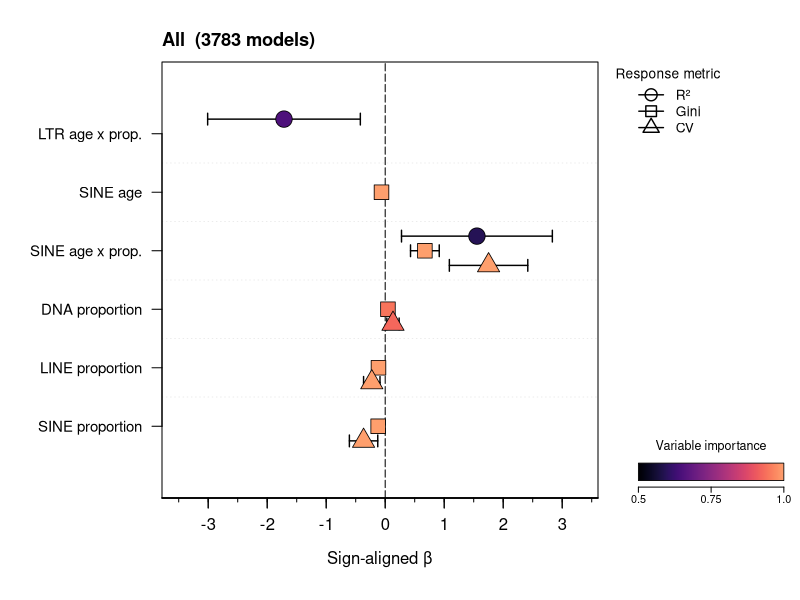
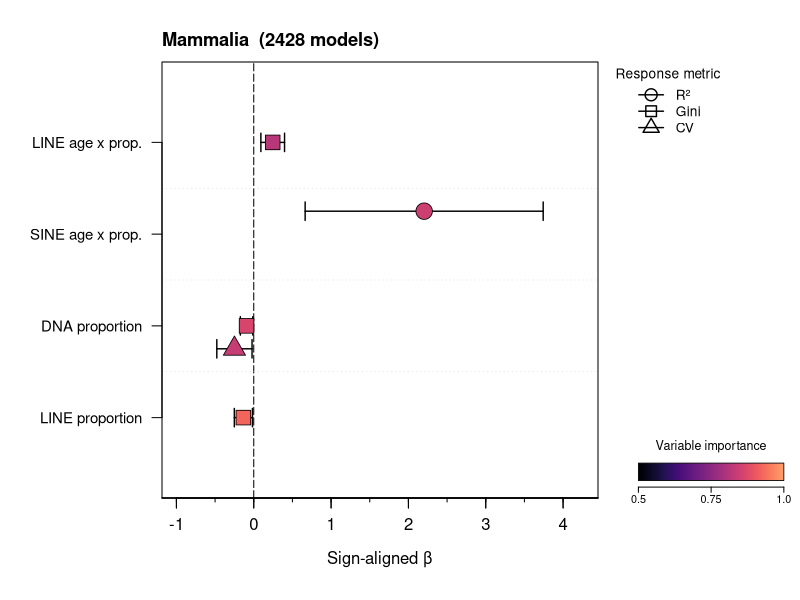
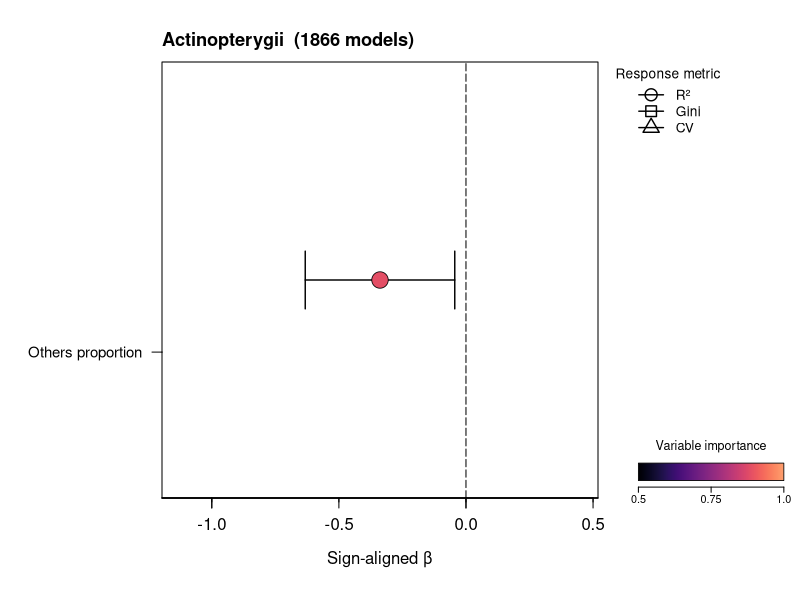
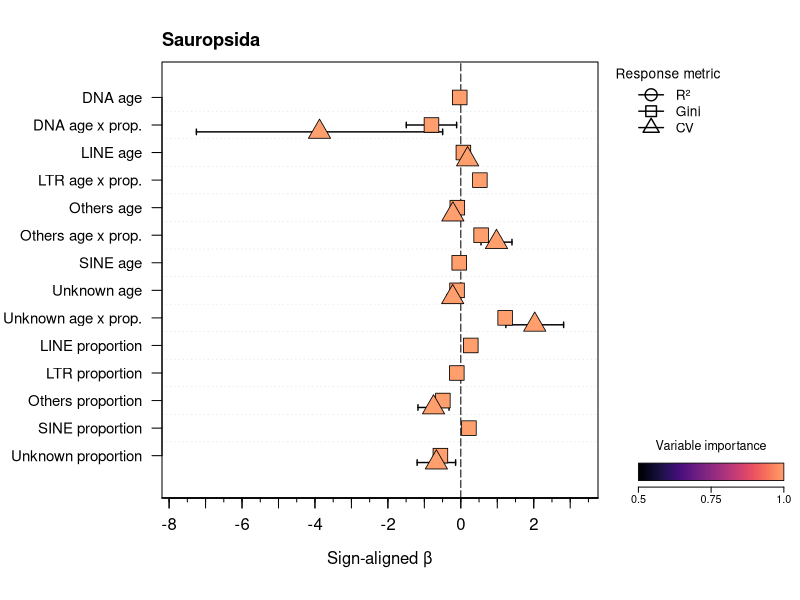

These figures' R source, in order:
library(viridis)

combined.df <- read.csv("../../results/model-averaging.csv")

# keep rows where importance > 50 and CI doesn't include 0
combined.df <- combined.df[!is.na(combined.df$importance) & 
                            combined.df$importance > 0.5 & 
                            !is.na(combined.df$lower) & 
                            !is.na(combined.df$upper) & 
                            sign(combined.df$lower) == sign(combined.df$upper), ]

# flip the signs of gini and CV so larger number -> more homogeneous
to.flip <- combined.df$response %in% c("gini", "cv")
combined.df$estimate.flip <- ifelse(to.flip, -combined.df$estimate, combined.df$estimate)
combined.df$lower.flip <- ifelse(to.flip, -combined.df$upper, combined.df$lower)
combined.df$upper.flip <- ifelse(to.flip, -combined.df$lower, combined.df$upper)


clades <- c("All", "Mammalia", "Actinopterygii", "Sauropsida")
combined.df$clade <- factor(combined.df$clade, levels = clades)
combined.df$response <- factor(combined.df$response, levels = c("rsq", "gini", "cv"))

# response colors
response.colors <- c(rsq = "#1f78b4", gini = "#e31a1c", cv = "#33a02c")
response.offset <- c(rsq = 0.25, gini = 0, cv = -0.25)


# response shapes (circle, square, triangle — matches CI bar colors)
response.pch <- c(rsq = 21, gini = 22, cv = 24)
combined.df$pch <- response.pch[as.character(combined.df$response)]

# colors for importance — fixed scale 0.5 to 1 for consistency across figures
ncol <- 10000
pal <- viridis(ncol, begin = 0, end = 0.8, option = "A")
imp.min <- 0.5
imp.max <- 1.0
imp <- combined.df$importance
idx <- round(((imp - imp.min) / (imp.max - imp.min)) * (ncol - 1)) + 1
combined.df$point.col <- pal[pmax(1, pmin(ncol, idx))]

# per-clade plot
par(mfrow = c(1, 1))
for (cl in clades) {
  dat <- combined.df[combined.df$clade == cl, ]
  
  par(mar = c(5, 8, 3, 10) + 0.1)
  
  dat <- dat[order(dat$model, dat$response), ]
  unique.models <- unique(dat$model)
  y.base <- setNames(rev(seq_len(length(unique.models))), unique.models)
  dat$y.base <- y.base[as.character(dat$model)]
  dat$y <- dat$y.base + response.offset[as.character(dat$response)]
  
  ylabs <- c()
  for (i in unique.models) {
    rep <- toupper(regmatches(i, regexpr("(?<=\\.)[a-zA-Z]+", i, perl = TRUE)))
    if (length(rep) == 0) rep <- ""
    if (rep == "OTHERS") rep <- "Others"
    if (rep == "UNKNOWN") rep <- "Unknown"
    if (rep == "TOTAL") rep <- "All repeats"
    if (grepl(":", i)) {
      ylabs <- c(ylabs, paste(rep, "age x prop."))
      next
    }
    type <- if (sub("\\..*", "", i) == "prop") "proportion" else "age"
    ylabs <- c(ylabs, paste(rep, type))
  }
  
  n.models <- dat$num.models[dat$response == "rsq"][1]
  
  x.range <- range(c(dat$lower.flip, dat$upper.flip), na.rm = TRUE) + c(-0.5, 0.5)
  y.range <- range(dat$y) + c(-0.7, 0.7)
  
  plot(dat$estimate.flip, dat$y, type = "n", 
       xlim = x.range, ylim = y.range, 
       xlab = "Sign-aligned β", 
       ylab = NA, axes = FALSE, mgp = c(2.5, 0, 0))
  
  title.str <- if (!is.na(n.models)) paste0(cl, "  (", n.models, " models)") else cl
  title(main = title.str, line = 0.8, adj = 0, cex.main = 1.1)
  
  abline(v = 0, lty = 5, lwd = 1, col = "black")
  
  # subtle horizontal separators between predictors
  for (p in seq_len(length(unique.models) - 1)) {
    abline(h = p + 0.5, lty = 3, lwd = 0.5, col = "grey85")
  }
  
  # CI bars
  segments(dat$lower.flip, dat$y, dat$upper.flip, 
           dat$y, lwd = 1.4, col = "black")
  segments(dat$lower.flip, dat$y - 0.1, dat$lower.flip, 
           dat$y + 0.1, lwd = 1.4, col = "black")
  segments(dat$upper.flip, dat$y - 0.1, dat$upper.flip, 
           dat$y + 0.1, lwd = 1.4, col = "black")
  
  points(dat$estimate.flip, dat$y, pch = dat$pch, cex = 2.2, 
         bg = dat$point.col, col = "black", lwd = 0.8)
  
  axis(1, at = pretty(x.range), mgp = c(1, 0.8, 0))
  axis(1, at = seq(-10, 10, by = 0.5), labels = FALSE, tcl = -0.2)
  axis(1, at = seq(-10, 10, by = 1), labels = FALSE, tcl = -0.5)
  axis(2, at = y.base, labels = ylabs, las = 2, cex.axis = 0.9)
  box()
  
  usr <- par("usr")
  par(xpd = NA)
  lx <- usr[2] + 0.04 * diff(usr[1:2])
  
  legend(lx, usr[4],
         legend = c("R²", "Gini", "CV"), 
         col = "black", 
         pch = response.pch[c("rsq", "gini", "cv")], 
         lwd = 1.4, pt.cex = 1.6, 
         title = "Response metric", title.adj = 0, 
         bty = "n", cex = 0.82, xjust = 0, yjust = 1)
  
  # color bar
  margin.r.user <- diff(usr[1:2]) / par("pin")[1] * par("mai")[4]
  bx1 <- usr[2] + 0.20 * margin.r.user
  bx2 <- usr[2] + 0.92 * margin.r.user
  by1 <- usr[3] + 0.04 * diff(usr[3:4])
  by2 <- usr[3] + 0.08 * diff(usr[3:4])
  bar_img <- array(t(col2rgb(pal) / 255), c(1, ncol, 3))
  rasterImage(bar_img, bx1, by1, bx2, by2)
  rect(bx1, by1, bx2, by2, border = "black", lwd = 0.8)
  tick_at <- c(bx1, mean(c(bx1, bx2)), bx2)
  tick_lab <- c("0.5", "0.75", "1.0")
  axis(1, at = tick_at, labels = tick_lab, 
       pos = by1 - 0.015 * diff(usr[3:4]), 
       tck = -0.012, cex.axis = 0.65, mgp = c(1, -0.01, 1))
  text(mean(c(bx1, bx2)), by2 + 0.03 * diff(usr[3:4]), 
       "Variable importance", adj = c(0.5, 0), cex = 0.75)
  
  par(xpd = FALSE)
}
